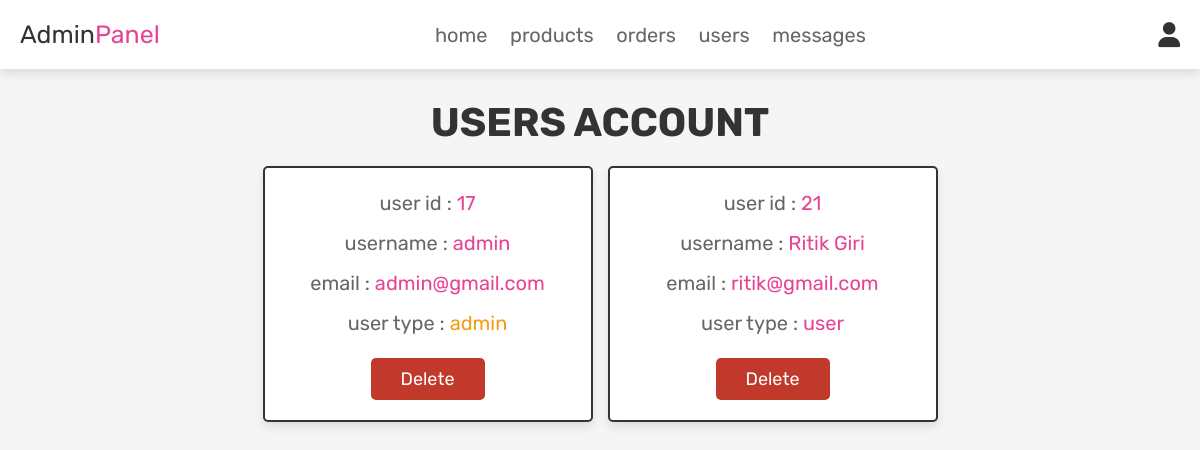
The page /admin_users.php (signed in) on the database its author committed.
### tables this page shows
CREATE TABLE `users` (
  `id` int(100) NOT NULL,
  `name` varchar(100) NOT NULL,
  `email` varchar(100) NOT NULL,
  `password` varchar(100) NOT NULL,
  `user_type` varchar(20) NOT NULL DEFAULT 'user'
);

### admin_users.php (the view, shortened to what this page needs)
<?php
@include 'config.php';
?>
<!DOCTYPE html>
<html lang="en">
<head>
   <link rel="stylesheet" href="https://cdnjs.cloudflare.com/ajax/libs/font-awesome/6.0.0/css/all.min.css">
   <link rel="stylesheet" href="css/admin_style.css">
</head>
<body>
<?php @include 'admin_header.php'; ?>
<section class="users">
   <h1 class="title">users account</h1>
   <div class="box-container">
      <?php
         $select_users = mysqli_query($conn, "SELECT * FROM `users`") or die('query failed');
         if(mysqli_num_rows($select_users) > 0){
            while($fetch_users = mysqli_fetch_assoc($select_users)){
      ?>
      <div class="box">
         <p>user id : <span><?php echo $fetch_users['id']; ?></span></p>
         <p>username : <span><?php echo $fetch_users['name']; ?></span></p>
         <p>email : <span><?php echo $fetch_users['email']; ?></span></p>
         <p>user type : <span style="color:<?php if($fetch_users['user_type'] == 'admin'){ echo 'var(--orange)'; }; ?>"><?php echo $fetch_users['user_type']; ?></span></p>
         <a href="admin_users.php?delete=<?php echo $fetch_users['id']; ?>" onclick="return confirm('delete this user?');" class="delete-btn">delete</a>
      </div>
      <?php
         }
      }
      ?>
   </div>
</section>
</body>
</html>

### css/admin_style.css (style rules this page uses)
:root { --pink:#e84393; --red:#c0392b; --orange:#f39c12; --black:#333; --white:#fff; --light-color:#666; --light-white:#ccc; --light-bg:#f5f5f5; --border:.2rem solid var(--black); --box-shadow:0 .5rem 1rem rgba(0,0,0,.1); }
* { font-family: 'Rubik', sans-serif; margin:0; padding:0; box-sizing: border-box; outline: none; border:none; text-decoration: none; transition:all .2s linear; }
html { font-size: 62.5%; overflow-x: hidden; scroll-behavior: smooth; scroll-padding-top: 6.5rem; }
body { background: var(--light-bg); }
section { padding:3rem 2rem; }
.title { text-align: center; margin-bottom: 2rem; color:var(--black); text-transform: uppercase; font-size: 4rem; }
.btn, .delete-btn, .option-btn { display: inline-block; border-radius: .5rem; margin-top: 1rem; font-size: 1.8rem; color:var(--white); cursor: pointer; padding:1rem 3rem; text-transform: capitalize; }
.delete-btn { background-color: var(--red); }
.users .box-container { display: grid; grid-template-columns: repeat(auto-fit, 33rem); gap:1.5rem; align-items: flex-start; max-width: 1200px; margin: 0 auto; justify-content: center; }
.users .box-container .box { padding:2rem; border:var(--border); background-color: var(--white); box-shadow: var(--box-shadow); border-radius: .5rem; text-align: center; }
.users .box-container .box p { font-size: 2rem; color:var(--light-color); margin-bottom: 1rem; line-height: 1.5; }
.users .box-container .box p span { color:var(--pink); }
.users .box-container .box .delete-btn { margin-top: .5; }

### rows shown on the page
users: id "17", name "admin", email "admin@gmail.com", user_type "admin"
users: id "21", name "Ritik Giri", email "ritik@gmail.com", user_type "user"
